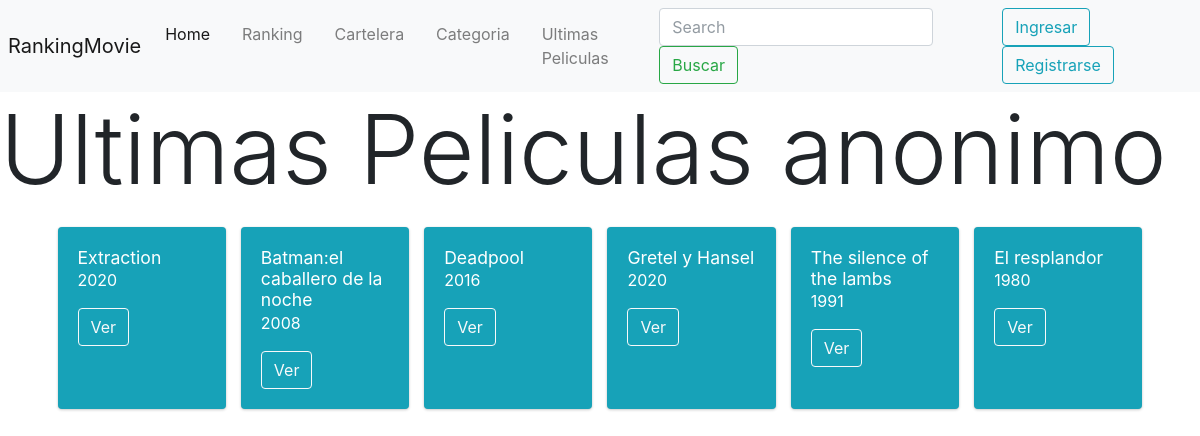
The page /ultipeli1/ on the database its author committed.
### app/models.py (models this page shows, shortened)
class Pelicula(models.Model):
    titulo = models.CharField(max_length=200, null=False)
    sinopsis = models.TextField(null=True)
    anio = models.IntegerField(null=True)
    actores=models.TextField(max_length=2000, null=True)
    duracion = models.IntegerField(null=True)
    enCartelera=models.BooleanField(null=False)
    fecha_creacion = models.DateTimeField(auto_now_add=True)
    estado = models.TextField(null=True)
    class Meta:
        app_label = 'app'

### app/views.py (the view)
# urls.py: path('ultipeli1/', views.ultipeli1, name='ultipeli1'),
def ultipeli1(request):
    ulti =Pelicula.objects.order_by('-fecha_creacion')[:6]
    contexto = {
        'ulti' : ulti
    }
    return render(request, 'app/ultipeli1.html',contexto)

### app/templates/app/ultipeli1.html (shortened to what this page needs)
{% extends "app/baseanonimo.html"%}
{% load static %}
{% block contenido %}
<h1 class="display-1">Ultimas Peliculas anonimo</h1>
<div class="content">
  <div class="card-deck" style="margin: 20px 50px">
    {% for u in ulti %}
    <div class="card text-white bg-info mb-3">
      <div class="card-body">
          <h3 class="card-title"> {{ u.titulo }}</h3>
          <p class="card-text">{{ u.anio }}</small></p>
          <a href="{% url 'app:verpeli1' u.id %}" ><button type="button" class="btn btn-outline-light" >Ver</button></a>
       </div>
     </div>
    {% endfor %}
  </div>
</div>
{% endblock %}

### rows shown on the page
Pelicula: titulo "Extraction", anio "2020"
Pelicula: titulo "Batman:el caballero de la noche", anio "2008"
Pelicula: titulo "Deadpool", anio "2016"
Pelicula: titulo "Gretel y Hansel", anio "2020"
Pelicula: titulo "The silence of the lambs", anio "1991"
Pelicula: titulo "El resplandor", anio "1980"
